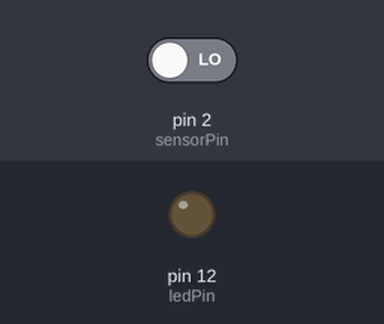
The sketch below on a simulated Arduino Uno, built with avr-gcc and run on an emulated ATmega328P. Parts: output pins drawn as LEDs (lit = HIGH). Dashed ring = blinking. The test bench sets the inputs (shaded band); at power-on: pin 2 (sensorPin) LOW.

Above: at 1.2 s.
1.3 s: pin 2 (sensorPin) driven HIGH
At 1.6 s:
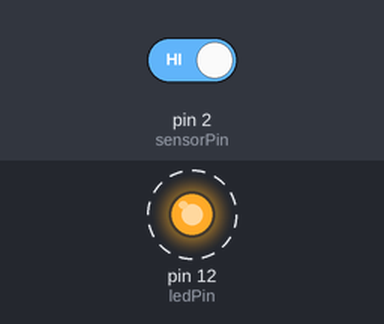
4.3 s: pin 2 (sensorPin) driven LOW
At 5.3 s:
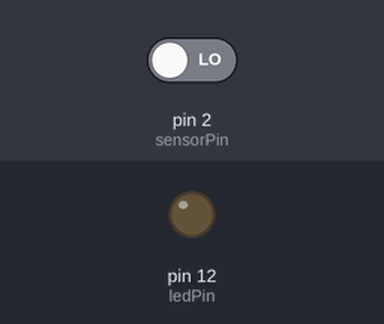
Timing chart, 0 to 7.3 s (numbered marks = the images above; inputs shaded):
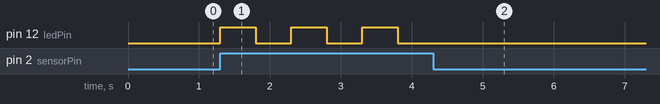

Measured:
- after the input at 1.3 s, pin 12 (ledPin): alternates HIGH for 0.50 s and LOW for 0.50 s, starting at once
- after the input at 4.3 s, pin 12 (ledPin): stops changing and stays LOW

The sketch:

_Firedetect.ino
```cpp
// Pin definitions
const int sensorPin = 2;    // IR sensor connected to digital pin 2
const int ledPin = 12;      // LED connected to digital pin 13
const int lepin=11;

void setup() {
  pinMode(sensorPin, INPUT);   // Set sensor pin as input
  pinMode(ledPin, OUTPUT);     // Set LED pin as output
}

void loop() {
  int sensorValue = digitalRead(sensorPin);  // Read IR sensor

  if (sensorValue == HIGH) {  // Fire detected (LOW signal)
    digitalWrite(lepin,HIGH);
    digitalWrite(ledPin, HIGH);  // LED ON
    delay(500);
    digitalWrite(ledPin, LOW);   // LED OFF
    digitalWrite(lepin,LOW);
    delay(500);
  } else {
    digitalWrite(lepin,LOW);
    digitalWrite(ledPin, LOW);   // Keep LED OFF if no fire
  }
}
```
